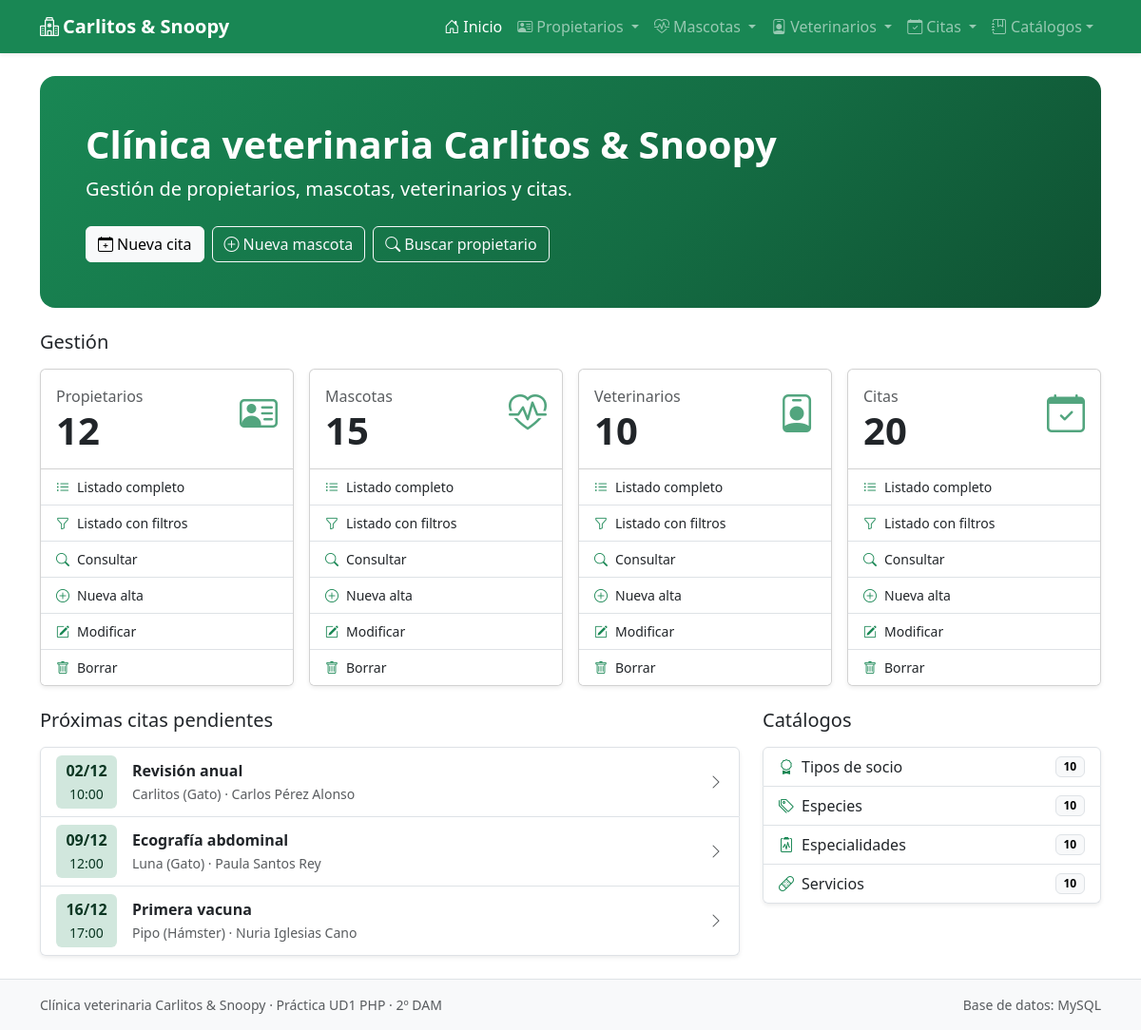
The page / on the database its author committed.
### tables this page shows
CREATE TABLE citas (
  id              INT UNSIGNED  NOT NULL AUTO_INCREMENT,
  fecha_hora      DATETIME      NOT NULL,
  motivo          VARCHAR(150)  NOT NULL,
  observaciones   TEXT          NULL,
  precio_final    DECIMAL(7,2)  NOT NULL DEFAULT 0.00,
  atendida        TINYINT(1)    NOT NULL DEFAULT 0,
  imagen          VARCHAR(255)  NULL,              
  mascota_id      INT UNSIGNED  NOT NULL,
  veterinario_id  INT UNSIGNED  NOT NULL,
  servicio_id     INT UNSIGNED  NOT NULL,
  PRIMARY KEY (id),
  KEY idx_citas_fecha (fecha_hora),
  KEY idx_citas_mascota (mascota_id),
  KEY idx_citas_veterinario (veterinario_id),
  KEY idx_citas_servicio (servicio_id),
  CONSTRAINT ck_citas_atendida CHECK (atendida IN (0, 1)),
  CONSTRAINT ck_citas_precio   CHECK (precio_final >= 0),
  CONSTRAINT fk_citas_mascota
    FOREIGN KEY (mascota_id) REFERENCES mascotas (id)
    ON UPDATE CASCADE ON DELETE RESTRICT,
  CONSTRAINT fk_citas_veterinario
    FOREIGN KEY (veterinario_id) REFERENCES veterinarios (id)
    ON UPDATE CASCADE ON DELETE RESTRICT,
  CONSTRAINT fk_citas_servicio
    FOREIGN KEY (servicio_id) REFERENCES servicios (id)
    ON UPDATE CASCADE ON DELETE RESTRICT
);

### inc/funciones.php (called while the page is built, shortened)
<?php
require_once __DIR__ . '/../config.php';
function e($valor): string
{
    return htmlspecialchars((string) $valor, ENT_QUOTES, 'UTF-8');
}
function def(string $tabla): array
{
    return TABLAS[$tabla];
}
function url(string $pagina, array $parametros = []): string
{
    $parametros = array_filter($parametros, fn($v) => $v !== null && $v !== '');
    return $pagina . '.php' . ($parametros ? '?' . http_build_query($parametros) : '');
}
function sql_select(string $tabla): string
{
    $partes = ['t.*'];
    foreach (def($tabla)['campos'] as $nombre => $campo) {
        if ($campo['tipo'] === 'fk') {
            $ref = $campo['tabla'];
            $partes[] = '(SELECT ' . (def($ref)['corta'] ?? def($ref)['etiqueta']) . " FROM $ref x WHERE x.id = t.$nombre) AS {$nombre}__txt";
        }
    }
    return 'SELECT ' . implode(', ', $partes) . " FROM $tabla t";
}
function contar(string $tabla): int
{
    return (int) conectar()->query("SELECT COUNT(*) FROM $tabla")->fetchColumn();
}

### config.php (called while the page is built, shortened)
<?php
function env(string $nombre, string $porDefecto = ''): string
{
    $valor = getenv($nombre);
    return ($valor === false || $valor === '') ? $porDefecto : $valor;
}
function conectar(): PDO
{
    static $pdo = null;
    if ($pdo !== null) {
        return $pdo;
    }
    $opciones = [
        PDO::ATTR_ERRMODE            => PDO::ERRMODE_EXCEPTION,
        PDO::ATTR_DEFAULT_FETCH_MODE => PDO::FETCH_ASSOC,
    ];
    if (DB_DRIVER === 'pgsql') {
        $dsn = 'pgsql:host=' . DB_HOST . ';port=' . DB_PORT . ';dbname=' . DB_NAME . ';sslmode=' . env('DB_SSLMODE', 'require');
        $opciones[PDO::ATTR_EMULATE_PREPARES] = true;
    } else {
        $dsn = 'mysql:host=' . DB_HOST . ';port=' . DB_PORT . ';dbname=' . DB_NAME . ';charset=utf8mb4';
    }
    $pdo = new PDO($dsn, DB_USER, DB_PASS, $opciones);
    return $pdo;
}

### index.php (the view, shortened to what this page needs)
<?php
require_once __DIR__ . '/inc/funciones.php';
$totales = [];
$proximas = [];
try {
    foreach (TABLAS as $tabla => $d) {
        $totales[$tabla] = contar($tabla);
    }
    $st = conectar()->prepare(sql_select('citas') . ' WHERE t.atendida = 0 ORDER BY t.fecha_hora');
    $st->execute();
    $proximas = array_slice($st->fetchAll(), 0, 5);
} catch (PDOException $ex) {
    $error = $ex;
}
$tabla = null;
require __DIR__ . '/inc/cabecera.php';
?>
<section class="hero rounded-4 p-4 p-md-5 mb-4 text-white">
    <h1 class="display-6 fw-bold mb-2">Clínica veterinaria Carlitos &amp; Snoopy</h1>
    <p class="lead mb-4">Gestión de propietarios, mascotas, veterinarios y citas.</p>
    <div class="d-flex flex-wrap gap-2">
        <a class="btn btn-light" href="<?= e(url('alta', ['t' => 'citas'])) ?>"><i class="bi bi-calendar-plus me-1"></i>Nueva cita</a>
        <a class="btn btn-outline-light" href="<?= e(url('alta', ['t' => 'mascotas'])) ?>"><i class="bi bi-plus-circle me-1"></i>Nueva mascota</a>
        <a class="btn btn-outline-light" href="<?= e(url('consulta', ['t' => 'propietarios'])) ?>"><i class="bi bi-search me-1"></i>Buscar propietario</a>
    </div>
</section>
<?php if (isset($error)): error_conexion($error); else: ?>
<h2 class="h5 mb-3">Gestión</h2>
<div class="row g-3 mb-4">
    <?php foreach (TABLAS as $tabla => $d): if ($d['grupo'] !== 'principal') continue; ?>
        <div class="col-sm-6 col-xl-3">
            <div class="card h-100 shadow-sm tarjeta-tabla">
                <div class="card-body">
                    <div class="d-flex justify-content-between align-items-start">
                        <div>
                            <p class="text-body-secondary mb-0"><?= e($d['titulo']) ?></p>
                            <p class="display-6 fw-semibold mb-0"><?= $totales[$tabla] ?></p>
                        </div>
                        <i class="bi <?= $d['icono'] ?> fs-1 text-success opacity-75" aria-hidden="true"></i>
                    </div>
                </div>
                <div class="list-group list-group-flush">
                    <?php foreach (OPERACIONES as $op_ => [$texto, $icono]): ?>
                        <a class="list-group-item list-group-item-action small" href="<?= e(url($op_, ['t' => $tabla])) ?>">
                            <i class="bi <?= $icono ?> me-2 text-success"></i><?= $texto ?></a>
                    <?php endforeach; ?>
                </div>
            </div>
        </div>
    <?php endforeach; ?>
</div>
<div class="row g-4">
    <div class="col-lg-8">
        <h2 class="h5 mb-3">Próximas citas pendientes</h2>
        <?php if (!$proximas): ?>
            <div class="alert alert-info">No hay citas pendientes.</div>
        <?php else: ?>
            <div class="list-group shadow-sm">
                <?php foreach ($proximas as $c): ?>
                    <a class="list-group-item list-group-item-action d-flex gap-3 align-items-center" href="<?= e(url('consulta', ['t' => 'citas', 'id' => $c['id']])) ?>">
                        <span class="fecha-cita text-center rounded bg-success-subtle text-success-emphasis px-2 py-1">
                            <span class="d-block fw-bold"><?= e(date_create($c['fecha_hora'])->format('d/m')) ?></span>
                            <span class="small"><?= e(date_create($c['fecha_hora'])->format('H:i')) ?></span>
                        </span>
                        <span class="flex-grow-1">
                            <span class="fw-semibold"><?= e($c['motivo']) ?></span><br>
                            <span class="small text-body-secondary"><?= e($c['mascota_id__txt']) ?> · <?= e($c['veterinario_id__txt']) ?></span>
                        </span>
                        <i class="bi bi-chevron-right text-body-secondary"></i>
                    </a>
                <?php endforeach; ?>
            </div>
        <?php endif; ?>
    </div>
    <div class="col-lg-4">
        <h2 class="h5 mb-3">Catálogos</h2>
        <div class="list-group shadow-sm">
            <?php foreach (TABLAS as $tabla => $d): if ($d['grupo'] !== 'catalogo') continue; ?>
                <a class="list-group-item list-group-item-action d-flex justify-content-between align-items-center" href="<?= e(url('listado', ['t' => $tabla])) ?>">
                    <span><i class="bi <?= $d['icono'] ?> me-2 text-success"></i><?= e($d['titulo']) ?></span>
                    <span class="badge text-bg-light border"><?= $totales[$tabla] ?></span>
                </a>
            <?php endforeach; ?>
        </div>
    </div>
</div>
<?php endif;
require __DIR__ . '/inc/pie.php';

### css/app.css (style rules this page uses)
:root { --bs-link-color-rgb: 25, 135, 84; --bs-link-hover-color-rgb: 20, 108, 67; }
.hero { background: linear-gradient(135deg, #198754 0%, #146c43 60%, #0f5132 100%); }
.tarjeta-tabla { transition: transform .15s ease, box-shadow .15s ease; }
.fecha-cita { min-width: 64px; }

### rows shown on the page
citas: fecha_hora "02/12", fecha_hora "10:00", motivo "Revisión anual", mascota_id__txt "Carlitos (Gato)", veterinario_id__txt "Carlos Pérez Alonso"
citas: fecha_hora "09/12", fecha_hora "12:00", motivo "Ecografía abdominal", mascota_id__txt "Luna (Gato)", veterinario_id__txt "Paula Santos Rey"
citas: fecha_hora "16/12", fecha_hora "17:00", motivo "Primera vacuna", mascota_id__txt "Pipo (Hámster)", veterinario_id__txt "Nuria Iglesias Cano"

### other values the page prints
$dt['titulo'] "Propietarios"
$dt['titulo'] "Mascotas"
$dt['titulo'] "Veterinarios"
$dt['titulo'] "Citas"
$d['titulo'] "Propietarios"
$totales[$tabla] "12"
$texto "Listado completo"
$texto "Listado con filtros"
$texto "Consultar"
$texto "Nueva alta"
$texto "Modificar"
$texto "Borrar"
$d['titulo'] "Mascotas"
$totales[$tabla] "15"
$d['titulo'] "Veterinarios"
